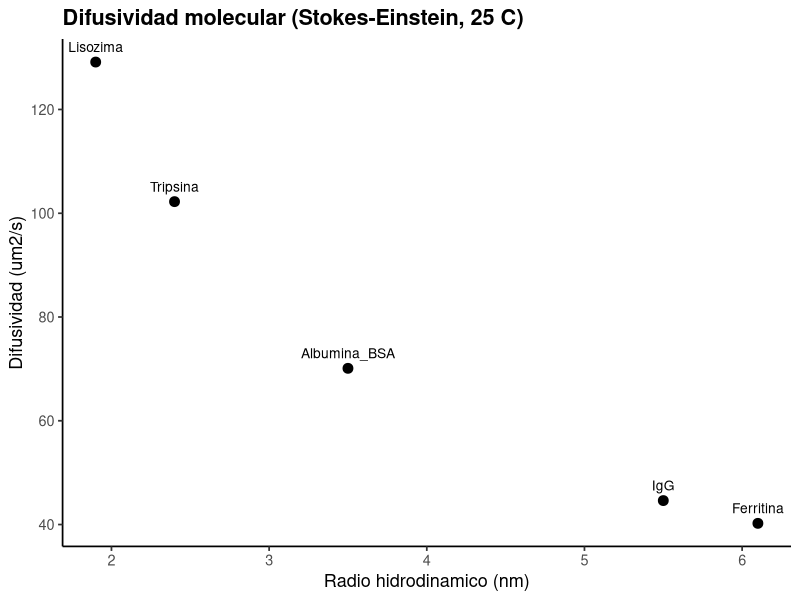
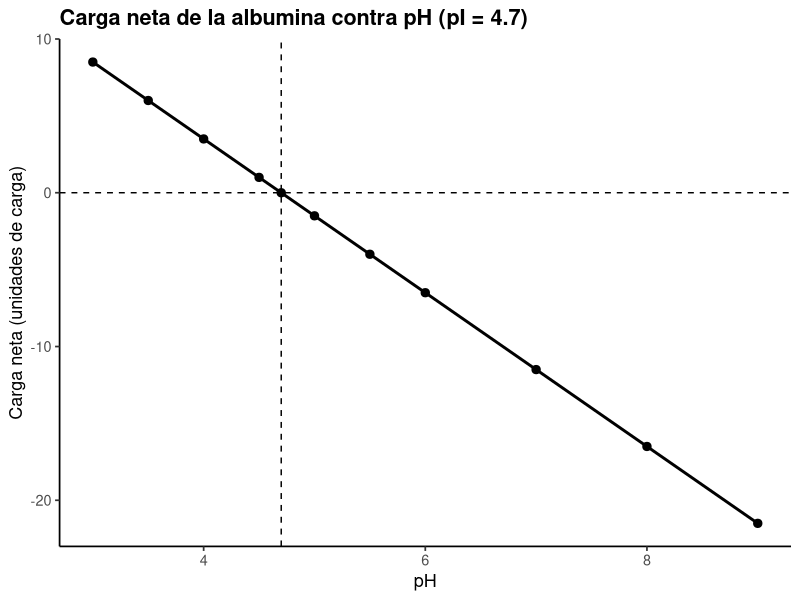
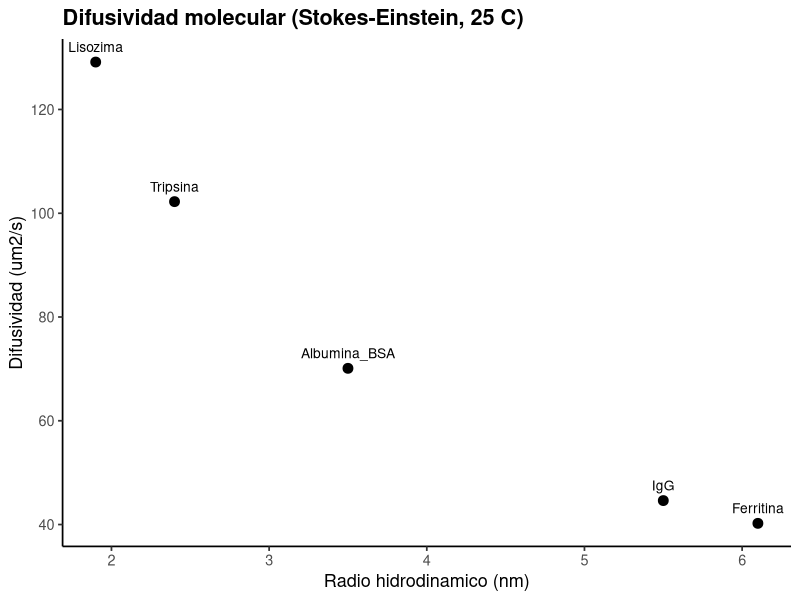
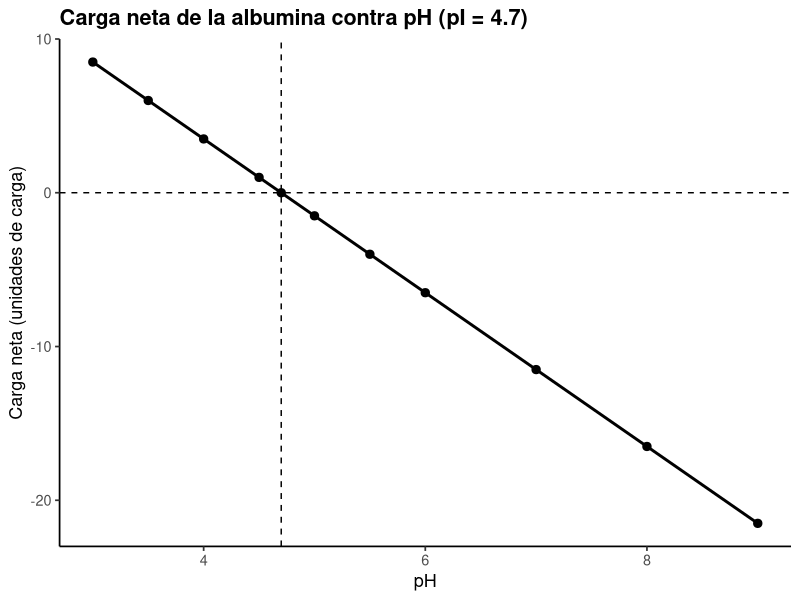

Write R code to recreate these figures, in order.
# ==========================================================================
# 01. Introduccion: difusividad molecular y carga neta contra pH
# ==========================================================================
# Autor: Dr. Jose Juan Torres Martinez
# Docente de Ciencias Quimicas
# Universidad Autonoma de San Luis Potosi (UASLP)
# Mexico
#
# Material academico para estudiantes
# Serie "Bioseparaciones" - Teoria, Unidad 1. Introduccion
#
# Descripcion: Recorrido por la planta, primera parada: el area de caracterizacion de la materia prima, antes de que el proceso empiece. Aqui miramos las proteinas que van a entrar a la linea: primero medimos que tan rapido difunde cada una con la ecuacion de Stokes-Einstein a partir de su radio hidrodinamico medido, y despues vemos como cambia la carga neta de la albumina con el pH alrededor de su punto isoelectrico (pI 4.7). Lo que se aprende aqui decide lo que pasa despues: la difusividad manda en la transferencia de masa, y la carga manda en la adsorcion y en la precipitacion.
#
# Objetivos de aprendizaje:
#   - Calcular la difusividad con Stokes-Einstein a partir de datos medidos.
#   - Relacionar el radio hidrodinamico con la velocidad de difusion.
#   - Leer el punto isoelectrico en una curva de carga neta contra pH.

# Datos: datos_difusividad.csv (radio hidrodinamico medido) y datos_carga_ph.csv (carga neta de albumina contra pH).
# Recorrido: entramos a la planta por el area de caracterizacion. Primera parada: la mesa donde se mide el radio hidrodinamico de cada proteina. Segunda parada: la curva de carga neta de la albumina contra pH. En cada parada medimos, calculamos y comentamos que significa el resultado antes de seguir al siguiente equipo.
# ==========================================================================

library(tidyverse)

# --------------------------------------------------------------------------
# Parada 1. Difusividad molecular (Stokes-Einstein)
# --------------------------------------------------------------------------
# Llegamos a la mesa de caracterizacion y lo primero que medimos es el radio hidrodinamico de cada proteina. Con ese radio calculamos que tan rapido difunde cada una: esa velocidad es la que despues limita que tan rapido una proteina llega a una superficie o atraviesa una membrana.
# D = k_B * T / (6 * pi * eta * r)
# k_B = 1.380649e-23 J/K, T = 298.15 K (25 C), eta = 0.00089 Pa s (agua a 25 C).
# El radio r viene del CSV, en nm; se convierte a m antes de calcular.
datos_d <- read_csv("datos_difusividad.csv", show_col_types = FALSE)

k_b <- 1.380649e-23
temperatura_k <- 298.15
viscosidad <- 0.00089

datos_d <- datos_d %>%
  mutate(
    radio_m = radio_nm * 1e-9,
    difusividad_m2_s = k_b * temperatura_k / (6 * pi * viscosidad * radio_m),
    difusividad_um2_s = difusividad_m2_s * 1e12
  )

print(datos_d)

# --------------------------------------------------------------------------
# Parada 2. Carga neta contra pH y punto isoelectrico
# --------------------------------------------------------------------------
# Seguimos a la siguiente mesa, donde se mide la carga de la albumina a distintos pH. Aqui buscamos el pH donde la carga se hace cero: ese es el punto isoelectrico, y nos dice a que pH la proteina deja de repelerse a si misma y se puede precipitar, y que intercambiador ionico la retiene.
datos_ph <- read_csv("datos_carga_ph.csv", show_col_types = FALSE)

# El pI es el pH donde la carga neta cruza cero. Se interpola entre los
# dos puntos que cambian de signo.
puntos_cruce <- datos_ph %>%
  mutate(signo = sign(carga_neta)) %>%
  filter(signo != lag(signo, default = first(signo)) | carga_neta == 0)
print(puntos_cruce)

# --------------------------------------------------------------------------
# Parada 3. Grafica 1: difusividad contra radio hidrodinamico
# --------------------------------------------------------------------------
# Ahora graficamos lo medido en la primera parada para ver el patron de un vistazo: cada punto es una proteina y su nombre esta escrito junto a el.
grafica_d <- ggplot(datos_d, aes(x = radio_nm, y = difusividad_um2_s)) +
  geom_point(size = 3) +
  geom_text(aes(label = proteina), vjust = -1, size = 3.5) +
  labs(
    x = "Radio hidrodinamico (nm)",
    y = "Difusividad (um2/s)",
    title = "Difusividad molecular (Stokes-Einstein, 25 C)"
  ) +
  theme_classic(base_size = 13) +
  theme(plot.title = element_text(face = "bold"))

print(grafica_d)

# --------------------------------------------------------------------------
# Parada 4. Grafica 2: carga neta de la albumina contra pH
# --------------------------------------------------------------------------
# Seguimos a la grafica de la segunda parada: la curva de carga contra pH, con la linea de carga cero y el pI 4.7 marcados. Aqui se lee directo el punto isoelectrico.
grafica_ph <- ggplot(datos_ph, aes(x = ph, y = carga_neta)) +
  geom_hline(yintercept = 0, linetype = "dashed") +
  geom_vline(xintercept = 4.7, linetype = "dashed") +
  geom_line(linewidth = 1) +
  geom_point(size = 2.5) +
  labs(
    x = "pH",
    y = "Carga neta (unidades de carga)",
    title = "Carga neta de la albumina contra pH (pI = 4.7)"
  ) +
  theme_classic(base_size = 13) +
  theme(plot.title = element_text(face = "bold"))

print(grafica_ph)

# --------------------------------------------------------------------------
# 5. Exportar las graficas
# --------------------------------------------------------------------------
# Antes de salir del area de caracterizacion guardamos las dos graficas del recorrido, para llevarlas a la siguiente parada.
ggsave("01_difusividad.png", grafica_d,
       width = 18, height = 12, units = "cm", dpi = 300)
ggsave("01_carga_ph.png", grafica_ph,
       width = 18, height = 12, units = "cm", dpi = 300)

# --------------------------------------------------------------------------
# Interpretacion
# --------------------------------------------------------------------------
# Grafica 1 (difusividad contra radio): el eje x es el radio hidrodinamico en nm y el eje y es la difusividad en um2/s. Cada punto es una proteina.
# - La difusividad disminuye al aumentar el radio: la ferritina difunde cerca de tres veces mas lento que la lisozima. Esto significa que las proteinas grandes tardan mas en llegar a donde tienen que actuar, y por eso lo siguiente en la linea es trabajar con tiempos de contacto suficientes.
# Grafica 2 (carga neta contra pH): el eje x es el pH (adimensional) y el eje y es la carga neta en unidades de carga.
# - La carga neta de la albumina es positiva por debajo del pI, cero en pH 4.7 y negativa por encima; el signo de la carga decide que intercambiador ionico retiene a la proteina. Esto significa que con el pH elegimos si la albumina se queda pegada o pasa de largo, y por eso el pH es la primera palanca que se ajusta en las paradas que siguen.

# --------------------------------------------------------------------------
# Que aprendimos
# --------------------------------------------------------------------------
# - La ecuacion de Stokes-Einstein convierte un radio medido en una difusividad, sin suponer el valor final.
# - El punto isoelectrico se lee donde la curva de carga cruza cero, y explica por que el pH controla la adsorcion y la precipitacion.
# Terminamos el recorrido en el area de caracterizacion: ya sabemos que tan rapido se mueve cada proteina y a que pH la albumina queda sin carga. Con eso en la mano seguimos a la siguiente parada de la linea: el tanque de precipitacion.
